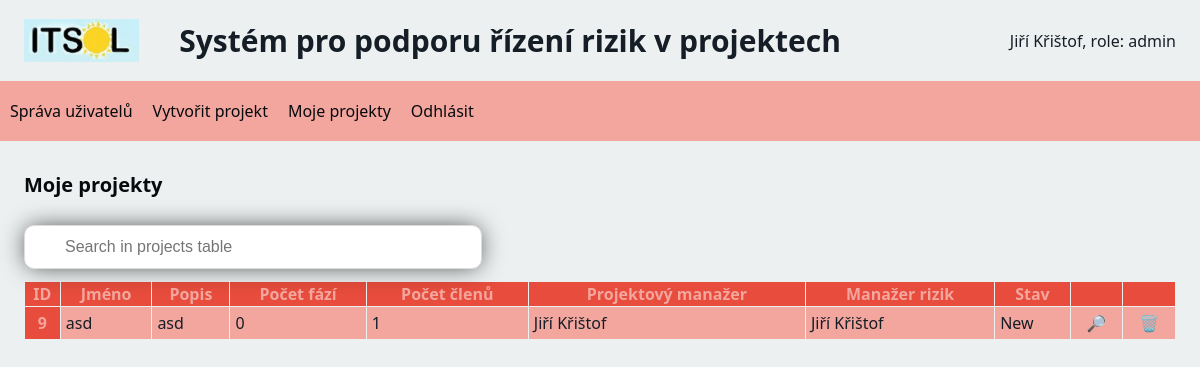
The page /projects/ (signed in) on the database its author committed.
### riskManagement/models.py (models this page shows)
class User(models.Model):
    firstName = models.CharField(max_length=255)
    lastName = models.CharField(max_length=255)
    email = models.CharField(max_length=255, unique=True)
    phoneNum = models.CharField(max_length=255, unique=True)
    userLogin = models.CharField(max_length=255, unique=True)
    password = models.CharField(max_length=255)
    privileges = models.CharField(max_length=255)

class Project(models.Model):
    name = models.CharField(max_length=255)
    description = models.CharField(max_length=255)
    foreignKeyManager = models.ForeignKey(User, on_delete=models.PROTECT, related_name="projectManager")
    foreignKeyManagerRisk = models.ForeignKey(User, on_delete=models.PROTECT, related_name="riskManager")
    members = models.ManyToManyField(User, related_name="members")
    state = models.CharField(max_length=255)
    scale = models.IntegerField()

### riskManagement/views.py (the view)
# urls.py: path('projects/', views.projects, name='projects'),
def projects(request):
    projects = Project.objects.filter(Q(foreignKeyManager=request.session["id"]) | Q(members=request.session["id"])).distinct()
    phases = Phase.objects.all()
    projectsData = []
    for proj in projects:
        phaseCounter = 0
        for p in phases:
            if (proj == p.foreignKeyProject):
                phaseCounter += 1
        projectsData.append((proj, phaseCounter))
    context = {
        "user" :  User.objects.get(id=request.session["id"]),
        "privileges": request.session.get("privileges"),
        "projects": projectsData,
    }
    template = loader.get_template("projects.html")
    log_info(request, f"navigation to 'Projects' view")
    return HttpResponse(template.render(context, request))

### riskManagement/helpers.py (called while the page is built)
def log_info(request, message):
    user_id = request.session["id"]
    privileges = request.session["privileges"]
    logger.info(f"USER_INFO : [ id: {user_id}, privileges: {privileges} ] - {message}")

### riskManagement/templates/projects.html (shortened to what this page needs)
<!DOCTYPE html>
<html>
    <head>
        {% include 'head.html' %}
    </head>
    <body>
        {% include 'nav.html' %}
        <h2>Moje projekty</h2>
        <input type="text" id="myInput" onkeyup="lookUp()"
        placeholder="Search in projects table">
        <table id="projectTable">
            <tr>
                <th>ID</th>
                <th>Jméno</th>
                <th>Popis</th>
                <th>Počet fází</th>
                <th>Počet členů</th>
                <th>Projektový manažer</th>
                <th>Manažer rizik</th>
                <th>Stav</th>
                <th></th>
                <th></th>
            </tr>
            {% for x, y in projects %}
            <tr>
                <th>{{x.id}}</th>
                <td>{{ x.name }}</td>
                <td>{{ x.description }}</td>
                <td>{{y}}</td>
                <td>{{ x.members.all.count }}</td>
                <td>{{x.foreignKeyManager.firstName}} {{x.foreignKeyManager.lastName}}</td>
                <td>{{x.foreignKeyManagerRisk.firstName}} {{x.foreignKeyManagerRisk.lastName}}</td>
                <td>{{ x.state }}</td>
                <td class="center"><a href="projectDetail/{{ x.id }}">🔎</a></td>
                <td class="center"><a href="removeProject/{{ x.id }}">🗑️</a></td>
            </tr>
            {% endfor %}
        </table>
    </body>
</html>

### riskManagement/templates/nav.html
<div class="header">
    {% load static %}
    <img src="{% static 'logo.JPG' %}" alt="Logo ITSol" style="width: 10%;" >
    <h1>Systém pro podporu řízení rizik v projektech</h1>
    <div>{{user.firstName}} {{user.lastName}}, role: {{user.privileges}}</div>
</div>
<nav>
    {% if privileges == "admin" %}
        <a href="{% url 'users' %}">Správa uživatelů</a>
        <a href="{% url 'createProject' %}">Vytvořit projekt</a>
    {% endif %}
    <a href="{% url 'projects' %}">Moje projekty</a>
    <a href="{% url 'index' %}">Odhlásit</a>
</nav>

### riskManagement/static/styles.css (style rules this page uses)
:root { --light: #ECF0F1; --dark: #151E26; --darker: #070a0d; --warm: #f3a69e; --normal: #85C1E9; --alarm: #E74C3C; }
#myInput { background-position: 10px 10px; background-repeat: no-repeat; display: inline; width: 33%; font-size: 16px; padding: 12px 20px 12px 40px; border: 1px solid #ddd; margin-bottom: 12px; margin-left: 2%; box-shadow: 0px 0px 24px -3px rgba(0,0,0,0.74); }
body { background-color: var(--light); color: var(--dark); font-family: 'Segoe UI', Tahoma, Geneva, Verdana, sans-serif; font-size: 16px; margin: 0; }
nav { background-color: var(--warm); width: 100%; height: 60px; display: flex; flex-direction: row; flex-wrap: wrap; justify-content: flex-start; align-items: stretch; align-content: flex-start; margin-bottom: 30px; }
nav a, input[type="submit"] { height: 40px; display: flex; align-items: center; text-decoration: none; background-color: var(--warm); padding: 10px; color: var(--darker); transition: color, background-color 0.3s; cursor: pointer; margin-bottom: 30px; }
h1 { text-align: center; font-size: 30px; }
h2 { margin-left: 2%; font-size: 20px; color: var(--darker); }
input, select { border: none; background-color: white; color: var(--dark); padding: 10px; margin: 10px; border-radius: 10px; box-shadow: 0px 0px 24px -3px rgba(0,0,0,0.74); }
div.header { width: 96%; display: flex; justify-content: flex-start; align-items: center; flex-direction: row; gap: 0px 40px; margin-left: 2%; margin-right: 2%; }
div.header div:last-of-type { margin-left: auto; }
table { border: none; width: 96%; border-collapse: collapse; margin-left: 2%; margin-right: 2%; margin-bottom: 20px; }
th { background-color: var(--alarm); color: var(--warm); font-weight: 700; border: 1px solid var(--light); text-align: center; }
td { padding: 5px; margin: 1px; border: 1px solid var(--light); background-color: var(--warm); color: var(--dark); }
td.center { text-align: center; }
td a { text-decoration: none; }

### rows shown on the page
User: firstName "Jiří", lastName "Křištof", privileges "admin"
Project: id "9", name "asd", description "asd", y "0", members.all.count "1", foreignKeyManager.firstName "Jiří", foreignKeyManager.lastName "Křištof", foreignKeyManagerRisk.firstName "Jiří", foreignKeyManagerRisk.lastName "Křištof", state "New"
